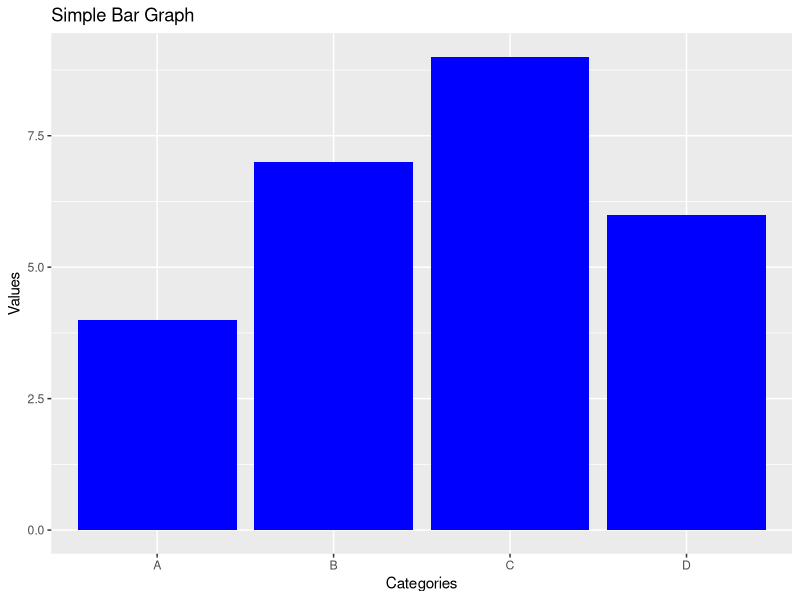

The R source for this figure:
install.packages("ggplot2")
library(ggplot2)
# Sample data
categories <- c("A", "B", "C", "D")
values <- c(4, 7, 9, 6)
data <- data.frame(categories, values)

# Bar graph
ggplot(data, aes(x = categories, y = values)) +
  geom_bar(stat = "identity", fill = "blue") +
  ggtitle("Simple Bar Graph") +
  xlab("Categories") +
  ylab("Values")
